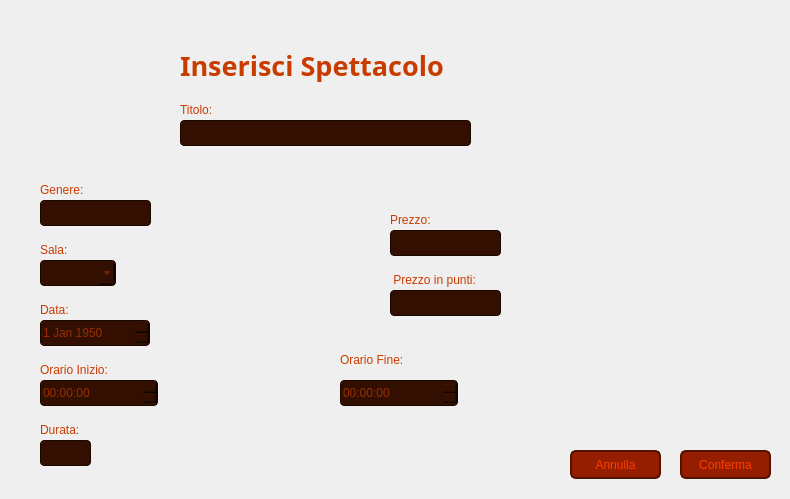
<?xml version="1.0" encoding="UTF-8"?>
<ui version="4.0">
 <class>VistaInserisciSpettacoloAmministratore</class>
 <widget class="QWidget" name="VistaInserisciSpettacoloAmministratore">
  <property name="geometry">
   <rect>
    <x>0</x>
    <y>0</y>
    <width>790</width>
    <height>499</height>
   </rect>
  </property>
  <property name="windowTitle">
   <string>Inserisci Spettacolo - CineMax</string>
  </property>
  <widget class="QLabel" name="Sfondo">
   <property name="geometry">
    <rect>
     <x>0</x>
     <y>0</y>
     <width>791</width>
     <height>501</height>
    </rect>
   </property>
   <property name="font">
    <font>
     <family>Segoe UI</family>
    </font>
   </property>
   <property name="styleSheet">
    <string notr="true">QLabel {
    background: qlineargradient(
        x1: 0, y1: 1,
        x2: 0, y2: 0,
        stop: 0 #320F00,
        stop: 1 #641E00
    );
}</string>
   </property>
   <property name="text">
    <string/>
   </property>
  </widget>
  <widget class="QLabel" name="labelIconaFotoAmministratore">
   <property name="geometry">
    <rect>
     <x>30</x>
     <y>30</y>
     <width>131</width>
     <height>131</height>
    </rect>
   </property>
   <property name="text">
    <string/>
   </property>
   <property name="pixmap">
    <pixmap>Immagini/IconaFotoAmministratore.png</pixmap>
   </property>
   <property name="scaledContents">
    <bool>true</bool>
   </property>
  </widget>
  <widget class="QLabel" name="labelTitolo">
   <property name="geometry">
    <rect>
     <x>180</x>
     <y>100</y>
     <width>63</width>
     <height>20</height>
    </rect>
   </property>
   <property name="styleSheet">
    <string notr="true">QLabel {
    color: #C83C00;
}</string>
   </property>
   <property name="text">
    <string>Titolo:</string>
   </property>
   <property name="alignment">
    <set>Qt::AlignmentFlag::AlignLeading|Qt::AlignmentFlag::AlignLeft|Qt::AlignmentFlag::AlignVCenter</set>
   </property>
  </widget>
  <widget class="QLabel" name="labelTitoloPrincipale">
   <property name="geometry">
    <rect>
     <x>180</x>
     <y>30</y>
     <width>411</width>
     <height>71</height>
    </rect>
   </property>
   <property name="font">
    <font>
     <family>Segoe UI Variable</family>
     <pointsize>20</pointsize>
     <bold>true</bold>
    </font>
   </property>
   <property name="styleSheet">
    <string notr="true">QLabel {
    color: #C83C00;
}</string>
   </property>
   <property name="text">
    <string>Inserisci Spettacolo</string>
   </property>
   <property name="alignment">
    <set>Qt::AlignmentFlag::AlignLeading|Qt::AlignmentFlag::AlignLeft|Qt::AlignmentFlag::AlignVCenter</set>
   </property>
  </widget>
  <widget class="QLabel" name="labelGenere">
   <property name="geometry">
    <rect>
     <x>40</x>
     <y>180</y>
     <width>81</width>
     <height>20</height>
    </rect>
   </property>
   <property name="styleSheet">
    <string notr="true">QLabel {
    color: #C83C00;
}</string>
   </property>
   <property name="text">
    <string>Genere:</string>
   </property>
   <property name="alignment">
    <set>Qt::AlignmentFlag::AlignLeading|Qt::AlignmentFlag::AlignLeft|Qt::AlignmentFlag::AlignVCenter</set>
   </property>
  </widget>
  <widget class="QLabel" name="labelOrarioInizio">
   <property name="geometry">
    <rect>
     <x>40</x>
     <y>360</y>
     <width>101</width>
     <height>20</height>
    </rect>
   </property>
   <property name="styleSheet">
    <string notr="true">QLabel {
    color: #C83C00;
}</string>
   </property>
   <property name="text">
    <string>Orario Inizio:</string>
   </property>
   <property name="alignment">
    <set>Qt::AlignmentFlag::AlignLeading|Qt::AlignmentFlag::AlignLeft|Qt::AlignmentFlag::AlignVCenter</set>
   </property>
  </widget>
  <widget class="QLabel" name="labelSala">
   <property name="geometry">
    <rect>
     <x>40</x>
     <y>240</y>
     <width>81</width>
     <height>20</height>
    </rect>
   </property>
   <property name="styleSheet">
    <string notr="true">QLabel {
    color: #C83C00;
}</string>
   </property>
   <property name="text">
    <string>Sala:</string>
   </property>
   <property name="alignment">
    <set>Qt::AlignmentFlag::AlignLeading|Qt::AlignmentFlag::AlignLeft|Qt::AlignmentFlag::AlignVCenter</set>
   </property>
  </widget>
  <widget class="QLabel" name="labelData">
   <property name="geometry">
    <rect>
     <x>40</x>
     <y>300</y>
     <width>81</width>
     <height>20</height>
    </rect>
   </property>
   <property name="styleSheet">
    <string notr="true">QLabel {
    color: #C83C00;
}</string>
   </property>
   <property name="text">
    <string>Data:</string>
   </property>
   <property name="alignment">
    <set>Qt::AlignmentFlag::AlignLeading|Qt::AlignmentFlag::AlignLeft|Qt::AlignmentFlag::AlignVCenter</set>
   </property>
  </widget>
  <widget class="QLabel" name="labelOrarioFine">
   <property name="geometry">
    <rect>
     <x>340</x>
     <y>350</y>
     <width>101</width>
     <height>20</height>
    </rect>
   </property>
   <property name="styleSheet">
    <string notr="true">QLabel {
    color: #C83C00;
}</string>
   </property>
   <property name="text">
    <string>Orario Fine:</string>
   </property>
   <property name="alignment">
    <set>Qt::AlignmentFlag::AlignLeading|Qt::AlignmentFlag::AlignLeft|Qt::AlignmentFlag::AlignVCenter</set>
   </property>
  </widget>
  <widget class="QLabel" name="labelDurata">
   <property name="geometry">
    <rect>
     <x>40</x>
     <y>420</y>
     <width>101</width>
     <height>20</height>
    </rect>
   </property>
   <property name="styleSheet">
    <string notr="true">QLabel {
    color: #C83C00;
}</string>
   </property>
   <property name="text">
    <string>Durata:</string>
   </property>
   <property name="alignment">
    <set>Qt::AlignmentFlag::AlignLeading|Qt::AlignmentFlag::AlignLeft|Qt::AlignmentFlag::AlignVCenter</set>
   </property>
  </widget>
  <widget class="QLineEdit" name="lineEditTitolo">
   <property name="geometry">
    <rect>
     <x>180</x>
     <y>120</y>
     <width>291</width>
     <height>26</height>
    </rect>
   </property>
   <property name="styleSheet">
    <string notr="true">QLineEdit {
    background-color: #320F00;
    color: #962D00;
    border: 1px solid #190700;
    border-radius: 4px;
}</string>
   </property>
   <property name="text">
    <string/>
   </property>
  </widget>
  <widget class="QLineEdit" name="lineEditGenere">
   <property name="geometry">
    <rect>
     <x>40</x>
     <y>200</y>
     <width>111</width>
     <height>26</height>
    </rect>
   </property>
   <property name="styleSheet">
    <string notr="true">QLineEdit {
    background-color: #320F00;
    color: #962D00;
    border: 1px solid #190700;
    border-radius: 4px;
}</string>
   </property>
   <property name="text">
    <string/>
   </property>
  </widget>
  <widget class="QLineEdit" name="lineEditDurata">
   <property name="geometry">
    <rect>
     <x>40</x>
     <y>440</y>
     <width>51</width>
     <height>26</height>
    </rect>
   </property>
   <property name="styleSheet">
    <string notr="true">QLineEdit {
    background-color: #320F00;
    color: #962D00;
    border: 1px solid #190700;
    border-radius: 4px;
}</string>
   </property>
   <property name="text">
    <string/>
   </property>
  </widget>
  <widget class="QPushButton" name="pushButtonConferma">
   <property name="geometry">
    <rect>
     <x>680</x>
     <y>450</y>
     <width>91</width>
     <height>29</height>
    </rect>
   </property>
   <property name="styleSheet">
    <string notr="true">QPushButton {
    background-color: #961E00;
    color: #FF3C00;
    border: 2px solid #501400;
    border-radius: 6px;
}

QPushButton:hover {
    background-color: #C83200;
}</string>
   </property>
   <property name="text">
    <string>Conferma</string>
   </property>
  </widget>
  <widget class="QPushButton" name="pushButtonAnnulla">
   <property name="geometry">
    <rect>
     <x>570</x>
     <y>450</y>
     <width>91</width>
     <height>29</height>
    </rect>
   </property>
   <property name="styleSheet">
    <string notr="true">QPushButton {
    background-color: #961E00;
    color: #FF3C00;
    border: 2px solid #501400;
    border-radius: 6px;
}

QPushButton:hover {
    background-color: #C83200;
}</string>
   </property>
   <property name="text">
    <string>Annulla</string>
   </property>
  </widget>
  <widget class="QComboBox" name="comboBoxSala">
   <property name="geometry">
    <rect>
     <x>40</x>
     <y>260</y>
     <width>76</width>
     <height>26</height>
    </rect>
   </property>
   <property name="styleSheet">
    <string notr="true">QComboBox {
    background-color: #320F00;
    color: #962D00;
    border: 1px solid #190700;
    border-radius: 4px;
}

QComboBox QAbstractItemView {
    background-color: #320F00;
	color: #962D00;
    border: 1px solid #190700;
	border-radius: 4px;
    selection-background-color: #C83200;
}

QComboBox QAbstractItemView::item:hover {
    background-color: #C83200;
}</string>
   </property>
  </widget>
  <widget class="QDateEdit" name="dateEditData">
   <property name="geometry">
    <rect>
     <x>40</x>
     <y>320</y>
     <width>110</width>
     <height>26</height>
    </rect>
   </property>
   <property name="styleSheet">
    <string notr="true">QDateEdit {
    background-color: #320F00;
    color: #962D00;
    border: 1px solid #190700;
    border-radius: 4px;
	transition: border-color 1.5s ease;
}

QDateEdit:focus {
	border-color:#FF3C00;
	transition: border-color 1.5s ease;
}

</string>
   </property>
   <property name="dateTime">
    <datetime>
     <hour>22</hour>
     <minute>0</minute>
     <second>0</second>
     <year>1950</year>
     <month>1</month>
     <day>1</day>
    </datetime>
   </property>
   <property name="time">
    <time>
     <hour>22</hour>
     <minute>0</minute>
     <second>0</second>
    </time>
   </property>
   <property name="maximumDateTime">
    <datetime>
     <hour>14</hour>
     <minute>59</minute>
     <second>59</second>
     <year>2050</year>
     <month>12</month>
     <day>12</day>
    </datetime>
   </property>
   <property name="minimumDateTime">
    <datetime>
     <hour>17</hour>
     <minute>0</minute>
     <second>0</second>
     <year>1949</year>
     <month>12</month>
     <day>31</day>
    </datetime>
   </property>
  </widget>
  <widget class="QTimeEdit" name="timeEditOrarioInizio">
   <property name="geometry">
    <rect>
     <x>40</x>
     <y>380</y>
     <width>118</width>
     <height>26</height>
    </rect>
   </property>
   <property name="styleSheet">
    <string notr="true">QTimeEdit {
    background-color: #320F00;
    color: #962D00;
    border: 1px solid #190700;
    border-radius: 4px;
	transition: border-color 1.5s ease;
}

QTimeEdit:focus {
	border-color:#FF3C00;
	transition: border-color 1.5s ease;
}

</string>
   </property>
  </widget>
  <widget class="QTimeEdit" name="timeEditOrarioFine">
   <property name="geometry">
    <rect>
     <x>340</x>
     <y>380</y>
     <width>118</width>
     <height>26</height>
    </rect>
   </property>
   <property name="styleSheet">
    <string notr="true">QTimeEdit {
    background-color: #320F00;
    color: #962D00;
    border: 1px solid #190700;
    border-radius: 4px;
	transition: border-color 1.5s ease;
}

QTimeEdit:focus {
	border-color:#FF3C00;
	transition: border-color 1.5s ease;
}

</string>
   </property>
  </widget>
  <widget class="QLabel" name="labelErroreTitolo">
   <property name="geometry">
    <rect>
     <x>490</x>
     <y>120</y>
     <width>121</width>
     <height>20</height>
    </rect>
   </property>
   <property name="styleSheet">
    <string notr="true">QLabel {
    color: #FF0000
}</string>
   </property>
   <property name="text">
    <string/>
   </property>
   <property name="alignment">
    <set>Qt::AlignmentFlag::AlignLeading|Qt::AlignmentFlag::AlignLeft|Qt::AlignmentFlag::AlignVCenter</set>
   </property>
  </widget>
  <widget class="QLabel" name="labelErroreGenere">
   <property name="geometry">
    <rect>
     <x>170</x>
     <y>200</y>
     <width>121</width>
     <height>20</height>
    </rect>
   </property>
   <property name="styleSheet">
    <string notr="true">QLabel {
    color: #FF0000
}</string>
   </property>
   <property name="text">
    <string/>
   </property>
   <property name="alignment">
    <set>Qt::AlignmentFlag::AlignLeading|Qt::AlignmentFlag::AlignLeft|Qt::AlignmentFlag::AlignVCenter</set>
   </property>
  </widget>
  <widget class="QLabel" name="labelErroreSala">
   <property name="geometry">
    <rect>
     <x>130</x>
     <y>260</y>
     <width>121</width>
     <height>20</height>
    </rect>
   </property>
   <property name="styleSheet">
    <string notr="true">QLabel {
    color: #FF0000
}</string>
   </property>
   <property name="text">
    <string/>
   </property>
   <property name="alignment">
    <set>Qt::AlignmentFlag::AlignLeading|Qt::AlignmentFlag::AlignLeft|Qt::AlignmentFlag::AlignVCenter</set>
   </property>
  </widget>
  <widget class="QLabel" name="labelErroreData">
   <property name="geometry">
    <rect>
     <x>160</x>
     <y>320</y>
     <width>121</width>
     <height>20</height>
    </rect>
   </property>
   <property name="styleSheet">
    <string notr="true">QLabel {
    color: #FF0000
}</string>
   </property>
   <property name="text">
    <string/>
   </property>
   <property name="alignment">
    <set>Qt::AlignmentFlag::AlignLeading|Qt::AlignmentFlag::AlignLeft|Qt::AlignmentFlag::AlignVCenter</set>
   </property>
  </widget>
  <widget class="QLabel" name="labelErroreOrarioInizio">
   <property name="geometry">
    <rect>
     <x>170</x>
     <y>380</y>
     <width>121</width>
     <height>20</height>
    </rect>
   </property>
   <property name="styleSheet">
    <string notr="true">QLabel {
    color: #FF0000
}</string>
   </property>
   <property name="text">
    <string/>
   </property>
   <property name="alignment">
    <set>Qt::AlignmentFlag::AlignLeading|Qt::AlignmentFlag::AlignLeft|Qt::AlignmentFlag::AlignVCenter</set>
   </property>
  </widget>
  <widget class="QLabel" name="labelErroreOrarioFine">
   <property name="geometry">
    <rect>
     <x>460</x>
     <y>380</y>
     <width>121</width>
     <height>20</height>
    </rect>
   </property>
   <property name="styleSheet">
    <string notr="true">QLabel {
    color: #FF0000
}</string>
   </property>
   <property name="text">
    <string/>
   </property>
   <property name="alignment">
    <set>Qt::AlignmentFlag::AlignLeading|Qt::AlignmentFlag::AlignLeft|Qt::AlignmentFlag::AlignVCenter</set>
   </property>
  </widget>
  <widget class="QLabel" name="labelErroreDurata">
   <property name="geometry">
    <rect>
     <x>110</x>
     <y>440</y>
     <width>121</width>
     <height>20</height>
    </rect>
   </property>
   <property name="styleSheet">
    <string notr="true">QLabel {
    color: #FF0000
}</string>
   </property>
   <property name="text">
    <string/>
   </property>
   <property name="alignment">
    <set>Qt::AlignmentFlag::AlignLeading|Qt::AlignmentFlag::AlignLeft|Qt::AlignmentFlag::AlignVCenter</set>
   </property>
  </widget>
  <widget class="QLabel" name="labelPrezzo">
   <property name="geometry">
    <rect>
     <x>390</x>
     <y>210</y>
     <width>101</width>
     <height>20</height>
    </rect>
   </property>
   <property name="styleSheet">
    <string notr="true">QLabel {
    color: #C83C00;
}</string>
   </property>
   <property name="text">
    <string>Prezzo:</string>
   </property>
   <property name="alignment">
    <set>Qt::AlignmentFlag::AlignLeading|Qt::AlignmentFlag::AlignLeft|Qt::AlignmentFlag::AlignVCenter</set>
   </property>
  </widget>
  <widget class="QLineEdit" name="lineEditPrezzo">
   <property name="geometry">
    <rect>
     <x>390</x>
     <y>230</y>
     <width>111</width>
     <height>26</height>
    </rect>
   </property>
   <property name="styleSheet">
    <string notr="true">QLineEdit {
    background-color: #320F00;
    color: #962D00;
    border: 1px solid #190700;
    border-radius: 4px;
}</string>
   </property>
   <property name="text">
    <string/>
   </property>
  </widget>
  <widget class="QLabel" name="labelPrezzoPunti">
   <property name="geometry">
    <rect>
     <x>390</x>
     <y>270</y>
     <width>101</width>
     <height>20</height>
    </rect>
   </property>
   <property name="styleSheet">
    <string notr="true">QLabel {
    color: #C83C00;
}</string>
   </property>
   <property name="text">
    <string> Prezzo in punti:</string>
   </property>
   <property name="alignment">
    <set>Qt::AlignmentFlag::AlignLeading|Qt::AlignmentFlag::AlignLeft|Qt::AlignmentFlag::AlignVCenter</set>
   </property>
  </widget>
  <widget class="QLineEdit" name="lineEditPrezzoPunti">
   <property name="geometry">
    <rect>
     <x>390</x>
     <y>290</y>
     <width>111</width>
     <height>26</height>
    </rect>
   </property>
   <property name="styleSheet">
    <string notr="true">QLineEdit {
    background-color: #320F00;
    color: #962D00;
    border: 1px solid #190700;
    border-radius: 4px;
}</string>
   </property>
   <property name="text">
    <string/>
   </property>
  </widget>
  <widget class="QLabel" name="labelErrorePrezzo">
   <property name="geometry">
    <rect>
     <x>510</x>
     <y>230</y>
     <width>121</width>
     <height>20</height>
    </rect>
   </property>
   <property name="styleSheet">
    <string notr="true">QLabel {
    color: #FF0000
}</string>
   </property>
   <property name="text">
    <string/>
   </property>
   <property name="alignment">
    <set>Qt::AlignmentFlag::AlignLeading|Qt::AlignmentFlag::AlignLeft|Qt::AlignmentFlag::AlignVCenter</set>
   </property>
  </widget>
  <widget class="QLabel" name="labelErrorePrezzoPunti">
   <property name="geometry">
    <rect>
     <x>510</x>
     <y>290</y>
     <width>121</width>
     <height>20</height>
    </rect>
   </property>
   <property name="styleSheet">
    <string notr="true">QLabel {
    color: #FF0000
}</string>
   </property>
   <property name="text">
    <string/>
   </property>
   <property name="alignment">
    <set>Qt::AlignmentFlag::AlignLeading|Qt::AlignmentFlag::AlignLeft|Qt::AlignmentFlag::AlignVCenter</set>
   </property>
  </widget>
 </widget>
 <resources/>
 <connections/>
</ui>
